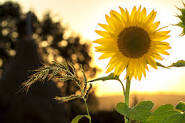
#> input picture images.jpg, 185 x 123 px
$ python task23.py
#> lines starting #> are read from the running program, lines starting #| are printed output that depends on the picture
# - сделать фильтрацию изображения при помощи Фурье преобразоваия,оставить только медленные частоты
import numpy as np
import cv2 as cv
from matplotlib import pyplot as plt

img = cv.imread('images.jpg',0)
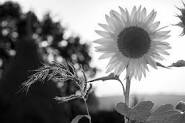
#> img: shape (123, 185); min 0, max 255, mean 129

img_float32 = np.float32(img)

dft = cv.dft(img_float32, flags = cv.DFT_COMPLEX_OUTPUT)
dft_shift = np.fft.fftshift(dft)

rows, cols = img.shape
#> rows = 123; cols = 185
crow, ccol = int(rows/2) , int(cols/2)     # center
#> crow = 61; ccol = 92

# сначала создайте маску, центральный квадрат равен 1, остальные все нули
mask = np.zeros((rows, cols, 2), np.uint8)
mask[crow-30:crow+30, ccol-30:ccol+30] = 1

# применить маску и обратное ДПФ
fshift = dft_shift*mask
f_ishift = np.fft.ifftshift(fshift)
img_back = cv.idft(f_ishift)
img_back = cv.magnitude(img_back[:,:,0],img_back[:,:,1])
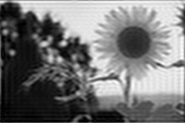
#> img_back: shape (123, 185) float32; min 2331.6, max 6407627.5, mean 2939644.2; drawn with min black and max white

plt.subplot(121),plt.imshow(img, cmap = 'gray')
plt.title('Original image'), plt.xticks([]), plt.yticks([])
plt.subplot(122),plt.imshow(img_back, cmap = 'gray')
plt.title('Magnitude Spectrum'), plt.xticks([]), plt.yticks([])
plt.show()
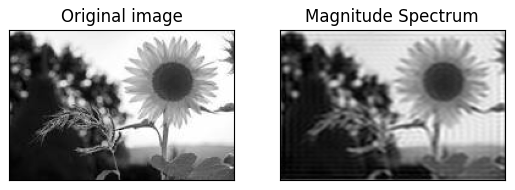
#> figure drawn by matplotlib, 2 panels

$ run again, with download.jpg copied over images.jpg
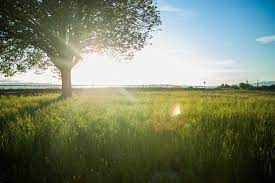
#> input picture download.jpg, 275 x 183 px
#> `img_back = cv.magnitude(img_back[:,:,0],img_back[:,:,1])`:
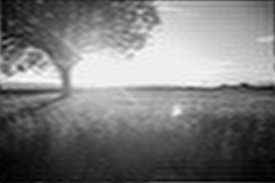
#> img_back: shape (183, 275) float32; min 11787.6, max 13038900, mean 6209008.5; drawn with min black and max white
#> `plt.show()`:
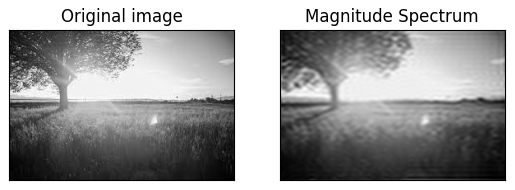
#> figure drawn by matplotlib, 2 panels
